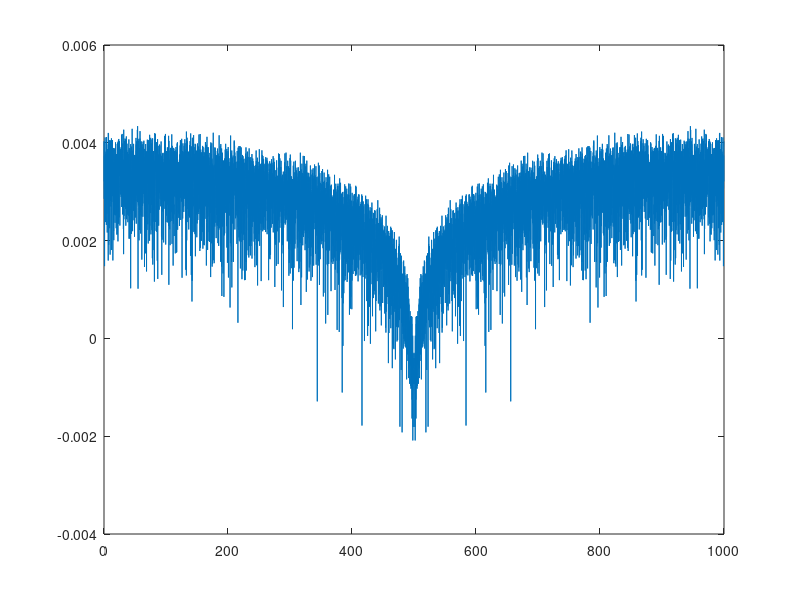

This figure's MATLAB source:
fc=1000;dur=10;sinc=1/fc;t=[0:sinc:dur-sinc];X=rand(1,length(t))*2-1;Y=zeros(1,length(t));for k=2:length(t)  Y(k)=(X(k)+X(k-1))/2;  endbinsize=fc/length(t);F=[0:binsize:fc-binsize];Yfft=fft(Y);mag=20*log10(abs(Yfft))/length(t);plot(F,mag);